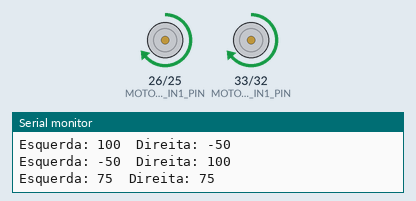
Simulated run of this sketch. Board: ESP32. Parts: motor-driver pin pairs drawn as motors (green arrow = first pin HIGH = forward, orange = second pin HIGH = backward, longer = more drive), the last lines printed to the serial monitor.

Above: at 9.2 s.
At 11.2 s:
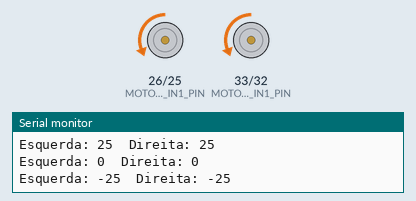
At 13.7 s:
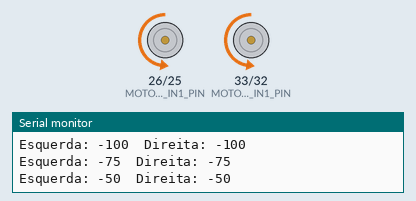
At 18.7 s:
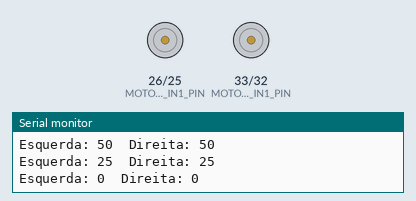
Timing chart, 0 to 19.4 s (numbered marks = the images above):
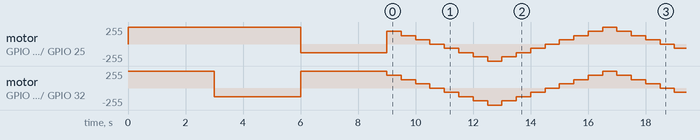

The sketch:

MotorsHBridgeDRV8833.ino
```cpp
// Pinos ligados a ponte H
#define MOTOR_RIGHT_IN1_PIN 33
#define MOTOR_RIGHT_IN2_PIN 32
#define MOTOR_LEFT_IN1_PIN 26
#define MOTOR_LEFT_IN2_PIN 25

const int motorsInputPins[4] = { MOTOR_RIGHT_IN1_PIN, MOTOR_RIGHT_IN2_PIN, MOTOR_LEFT_IN1_PIN, MOTOR_LEFT_IN2_PIN };  // Lista com os pinos de entrada dos motors

// Estabelecendo os canais PWM que serão utilizados
const int chRightIN1 = 0;  // Canal PWM 0 que irá ser vinculado ao pino 21 da ponte H
const int chRightIN2 = 1;  // Canal PWM 1 que irá ser vinculado ao pino 19 da ponte H
const int chLeftIN1 = 2;   // Canal PWM 2 que irá ser vinculado ao pino 23 da ponte H
const int chLeftIN2 = 3;   // Canal PWM 3 que irá ser vinculado ao pino 22 da ponte H

// Configurando o PWM
const int freq = 50;                           // Frequência do PWM, definida em 50Hz
const int resolution = 12;                     // Resolução do PWM, 12 bits, de 0 a 4095.
const int totalBits = pow(2, resolution) - 1;  // Magnitude máxima que o motor recebe e interpreta como 100% da velocidade

// Variáveis responsáveis pela velocidade
int velMotorR = 0;        // Vel direita, vai de [-100, 100]
int velMotorL = 0;        // Vel esquerda, vai de [-100, 100]
int velMotorRMapped = 0;  // Vel direita, vai de [-totalBits, totalBits]
int velMotorLMapped = 0;  // Vel esquerda, vai de [-totalBits, totalBits]
int somaVel = 25;         // De quanto em quanto a vel aumenta ou diminui no loop

void motorsOutput() {
  // IN1 --> Horário, Positivo -------- IN2 --> Anti-horário, Negativo
  // A velocidade zero é um caso especial. Então em casos gerais:
  // Quando estamos indo do Horário pro Anti-Horário (IN1 --> IN2), o 0 deve ser do canal IN1
  // Quando estamos indo do Anti-Horário pro Horário (IN2 --> IN1), o 0 deve ser do canal IN2

  // Precisa passar pelo 0 sempre que muda de direção. O valor Mapped ainda tem guardado a velocidade do último loop nele.
  if (velMotorR > 0 != velMotorRMapped >= 0) ledcWrite((velMotorRMapped > 0) ? chRightIN1 : chRightIN2, 0);
  if (velMotorL > 0 != velMotorLMapped >= 0) ledcWrite((velMotorLMapped > 0) ? chLeftIN1 : chLeftIN2, 0);

  //Mapeia o valor da escala [-100, 100] para a escala do PWM
  velMotorRMapped = map(velMotorR, -100, 100, -totalBits, totalBits);
  velMotorLMapped = map(velMotorL, -100, 100, -totalBits, totalBits);

  //Envia para o motor o sinal PWM
  ledcWrite((velMotorR > 0) ? chRightIN1 : chRightIN2, abs(velMotorRMapped));
  ledcWrite((velMotorL > 0) ? chLeftIN1 : chLeftIN2, abs(velMotorLMapped));
}

void motorsPrintVel() {
  Serial.println("Esquerda: " + (String)velMotorL + "\tDireita: " + (String)velMotorR);
}

void setup() {
  Serial.begin(115200);  // Iniciando o monitor serial

  for (int i = 0; i < 4; i++) {
    pinMode(motorsInputPins[i], OUTPUT);   // Fazemos os pinos MOTOR_RIGHT_IN1_PIN, MOTOR_RIGHT_IN2_PIN, MOTOR_LEFT_IN1_PIN e MOTOR_LEFT_IN2_PIN serem OUTPUTs
    ledcSetup(i, freq, resolution);        // Atribui a todos os canais i (= 0, 1, 2, 3) a frequencia de 50Hz com resolucao de 12bits.
    ledcAttachPin(motorsInputPins[i], i);  // Associamos os pinos MOTOR_RIGHT_IN1_PIN, MOTOR_RIGHT_IN2_PIN, MOTOR_LEFT_IN1_PIN e MOTOR_LEFT_IN2_PIN aos canais i (= 0, 1, 2, 3) respectivamente.
  }

  // Vai pra frente
  velMotorR = velMotorL = 100;
  motorsOutput();
  motorsPrintVel();
  delay(3000);

  // Vai pra direita
  velMotorR = -50;
  velMotorL = 100;
  motorsOutput();
  motorsPrintVel();
  delay(3000);

  // Vai pra esquerda
  velMotorR = 100;
  velMotorL = -50;
  motorsOutput();
  motorsPrintVel();
  delay(3000);
}

void loop() {
  // Vai para frente e para trás variando a velocidade
  if (abs(velMotorR) >= 100) somaVel = -somaVel;
  velMotorR = velMotorL = velMotorR + somaVel;
  motorsOutput();
  motorsPrintVel();
  delay(500);
}
```

Measured:
- by itself, motor on GPIO 33 (MOTOR_RIGHT_IN1_PIN) / GPIO 32 (MOTOR_RIGHT_IN2_PIN): stopped → forward 255/255 at 0.00 s, → backward 128/255 3.0 s later, → forward 255/255 3.0 s later, → forward 191/255 3.0 s later, … (65 changes in this stretch)
